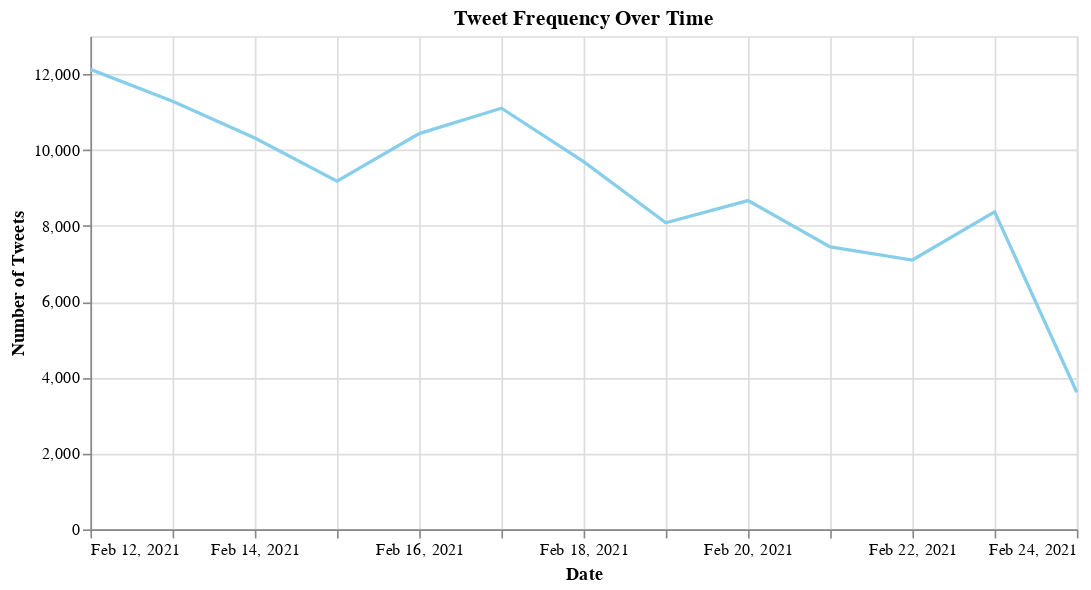

Notebook code cell kept with this figure:
### Code cell
# Convert date to datetime
df['date'] = pd.to_datetime(df['date'])

# Create line chart for tweet frequency over time
time_series_chart = alt.Chart(df).mark_line(color='skyblue').encode(
    alt.X('yearmonthdate(date):T', title='Date'),
    alt.Y('count()', title='Number of Tweets')
).properties(
    title='Tweet Frequency Over Time',
    width=600
)

time_series_chart

### Figure 1 — Vega specification as saved in the notebook (floating-point values rounded to 4 significant figures)
{"$schema": "https://vega.github.io/schema/vega/v5.json", "data": [{"name": "source_0", "values": [{"__count": 3614, "yearmonthdate_date": "2021-02-24T00:00:00.000"}, {"__count": 8368, "yearmonthdate_date": "2021-02-23T00:00:00.000"}, {"__count": 7099, "yearmonthdate_date": "2021-02-22T00:00:00.000"}, {"__count": 7447, "yearmonthdate_date": "2021-02-21T00:00:00.000"}, {"__count": 8667, "yearmonthdate_date": "2021-02-20T00:00:00.000"}, {"__count": 8082, "yearmonthdate_date": "2021-02-19T00:00:00.000"}, {"__count": 9691, "yearmonthdate_date": "2021-02-18T00:00:00.000"}, {"__count": 11102, "yearmonthdate_date": "2021-02-17T00:00:00.000"}, {"__count": 10432, "yearmonthdate_date": "2021-02-16T00:00:00.000"}, {"__count": 9178, "yearmonthdate_date": "2021-02-15T00:00:00.000"}, {"__count": 10314, "yearmonthdate_date": "2021-02-14T00:00:00.000"}, {"__count": 11287, "yearmonthdate_date": "2021-02-13T00:00:00.000"}, {"__count": 12124, "yearmonthdate_date": "2021-02-12T00:00:00.000"}], "transform": [{"type": "formula", "expr": "toDate(datum['yearmonthdate_date'])", "as": "yearmonthdate_date"}]}, {"name": "source_0_y_domain___count", "values": [{"min": 3614, "max": 12124}]}], "marks": [{"type": "line", "name": "marks", "from": {"data": "source_0"}, "sort": {"field": "x"}, "encode": {"update": {"stroke": {"value": "skyblue"}, "x": {"field": "yearmonthdate_date", "scale": "x"}, "y": {"field": "__count", "scale": "y"}, "defined": {"signal": "isValid(datum[\"yearmonthdate_date\"]) && isFinite(+datum[\"yearmonthdate_date\"])"}}}, "style": ["line"]}], "scales": [{"name": "x", "type": "time", "domain": {"data": "source_0", "field": "yearmonthdate_date"}, "range": [0, {"signal": "width"}]}, {"name": "y", "type": "linear", "domain": [{"signal": "(data(\"source_0_y_domain___count\")[0] || {}).min"}, {"signal": "(data(\"source_0_y_domain___count\")[0] || {}).max"}], "range": [{"signal": "height"}, 0], "zero": true, "nice": true}], "axes": [{"scale": "x", "labels": false, "tickCount": {"signal": "ceil(width/40)"}, "grid": true, "orient": "bottom", "zindex": 0, "minExtent": 0, "ticks": false, "tickMinStep": {"signal": "datetime(2001, 0, 2, 0, 0, 0, 0) - datetime(2001, 0, 1, 0, 0, 0, 0)"}, "aria": false, "maxExtent": 0, "domain": false, "gridScale": "y"}, {"scale": "y", "minExtent": 0, "tickCount": {"signal": "ceil(height/40)"}, "gridScale": "x", "orient": "left", "grid": true, "aria": false, "domain": false, "maxExtent": 0, "ticks": false, "zindex": 0, "labels": false}, {"scale": "x", "grid": false, "labelFlush": true, "tickMinStep": {"signal": "datetime(2001, 0, 2, 0, 0, 0, 0) - datetime(2001, 0, 1, 0, 0, 0, 0)"}, "orient": "bottom", "format": {"signal": "timeUnitSpecifier([\"year\",\"month\",\"date\"], {\"year-month\":\"%b %Y \",\"year-month-date\":\"%b %d, %Y \"})"}, "labelOverlap": true, "zindex": 0, "tickCount": {"signal": "ceil(width/40)"}, "title": "Date"}, {"scale": "y", "orient": "left", "title": "Number of Tweets", "labelOverlap": true, "grid": false, "zindex": 0, "tickCount": {"signal": "ceil(height/40)"}}], "title": {"text": "Tweet Frequency Over Time", "frame": "group"}, "background": "white", "width": 600, "height": 300, "style": "cell", "padding": 5}
